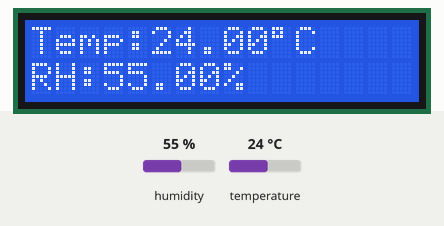
This sketch was run on a simulated Arduino Uno, built with avr-gcc and run on an emulated ATmega328P. Parts: 16×2 character LCD. The test bench sets the inputs (shaded band); at power-on: humidity 55 %, temperature 24 °C. What the sketch prints to the serial monitor is not drawn.

Above: at 3.2 s.
3.3 s: humidity set to 22 %
At 4.8 s:
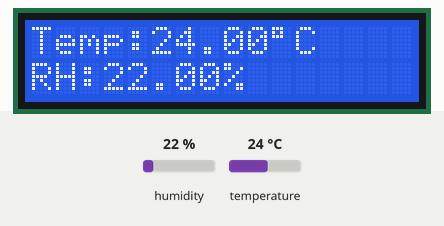
5.2 s: temperature set to 12 °C
At 6.1 s:
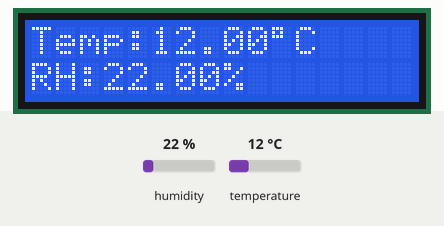
6.8 s: humidity set to 40 %
At 7.5 s:
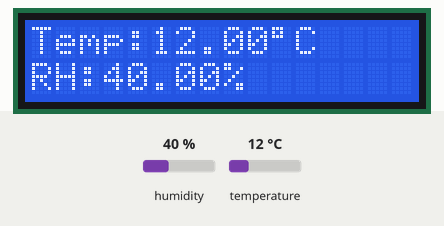
8.5 s: temperature set to 19 °C
At 10.1 s:
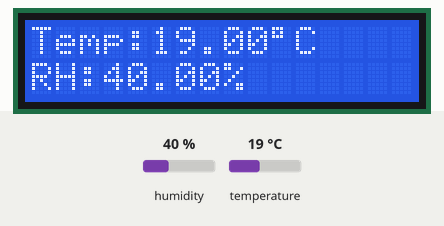
Timing chart, 0 to 11.1 s (numbered marks = the images above; inputs shaded):
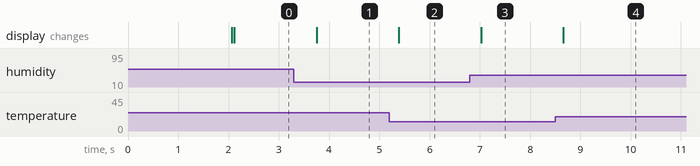

The sketch:

AHT10_LCD_Keypad_TempHumid.ino
```cpp
/***************************************************
  This is an example for the AHT10 Humidity & Temp Sensor

  Designed specifically to work with the AHT10, modified using library from:
  Source: https://github.com/enjoyneering/

  These displays use I2C to communicate, 2 pins are required to
  interface
 ****************************************************/

#include <Wire.h>
#include <AHT10.h>
#include <LiquidCrystal.h>

// Connect Vin to 3-5VDC
// Connect GND to ground
// Connect SCL to I2C clock pin (A5 on UNO)
// Connect SDA to I2C data pin (A4 on UNO)

AHT10 myAHT10(0x38);
LiquidCrystal lcd(8, 9, 4, 5, 6, 7);

void setup() {
  Wire.begin();
  lcd.begin(16,2);
  lcd.setCursor(0,0);
  lcd.print("Temperature & ");
  lcd.setCursor(0,1);
  lcd.print("Humidity Meter");
  delay(2000);
  lcd.clear();
  Serial.begin(9600);
  Serial.println("AHT10 test");

  if (!myAHT10.begin()) {
    Serial.println("Couldn't find sensor!");
    while (1);
  }
}

void loop() {
    float temp = myAHT10.readTemperature();
    float rel_hum = myAHT10.readHumidity();
    Serial.print("Temp: "); Serial.print(temp); Serial.print(" C");
    Serial.print("\t\t");
    Serial.print("Humidity: "); Serial.print(rel_hum); Serial.println(" \%");
    lcd.setCursor(0,0);
    lcd.print("Temp:");
    lcd.setCursor(5,0);
    lcd.print(temp);
    lcd.setCursor(10,0);
    lcd.print((char)223);
    lcd.setCursor(11,0);
    lcd.print("C");
    lcd.setCursor(0,1);
    lcd.print("RH:");
    lcd.setCursor(3,1);
    lcd.print(rel_hum);
    lcd.setCursor(8,1);
    lcd.print("%");
    delay(500);
}
```

Measured:
- after the input at 3.3 s, the display: changes after 0.45 s (image 1)
- after the input at 5.2 s, the display: changes after 0.19 s (image 2)
- after the input at 6.8 s, the display: changes after 0.23 s (image 3)
- after the input at 8.5 s, the display: changes after 0.16 s (image 4)
